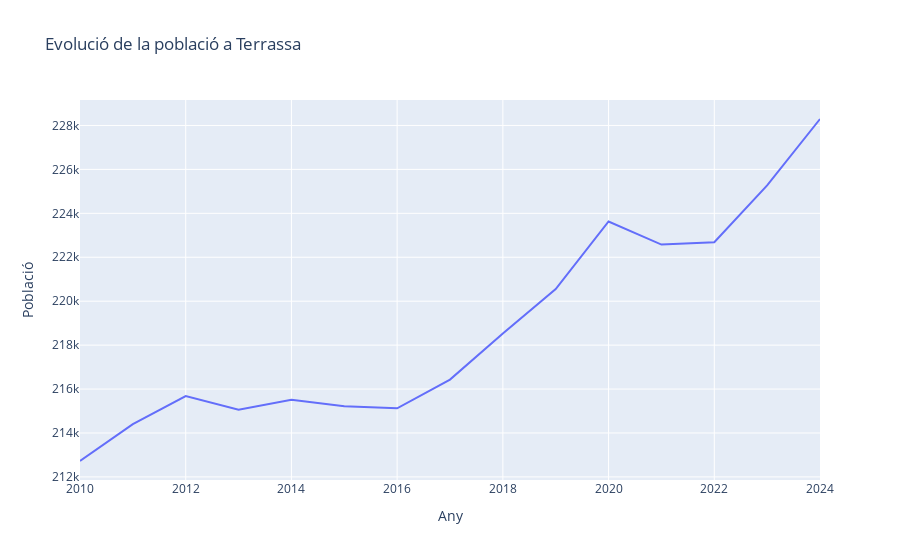

The notebook cell saved with this chart:
### Markdown cell above
**ANÀLISI DESCRIPTIU**

### Code cell
fig = px.line(df2, 
              y='Població',
              title=f'Evolució de la població a {ciutat}'
             )
fig.show()

### Figure 1 — Plotly figure (JSON) as saved in the notebook; plotly's stock layout.template omitted (floating-point values rounded to 4 significant figures)
{"data": [{"hovertemplate": "Any=%{x}<br>Població=%{y}<extra></extra>", "legendgroup": "", "line": {"color": "#636efa", "dash": "solid"}, "marker": {"symbol": "circle"}, "mode": "lines", "name": "", "orientation": "v", "showlegend": false, "type": "scatter", "x": [2010, 2011, 2012, 2013, 2014, 2015, 2016, 2017, 2018, 2019, 2020, 2021, 2022, 2023, 2024], "xaxis": "x", "y": [212700.0, 214400.0, 215700.0, 215100.0, 215500.0, 215200.0, 215100.0, 216400.0, 218500.0, 220600.0, 223600.0, 222600.0, 222700.0, 225300.0, 228300.0], "yaxis": "y"}], "layout": {"legend": {"tracegroupgap": 0}, "title": {"text": "Evolució de la població a Terrassa"}, "xaxis": {"anchor": "y", "domain": [0, 1], "title": {"text": "Any"}}, "yaxis": {"anchor": "x", "domain": [0, 1], "title": {"text": "Població"}}}}
